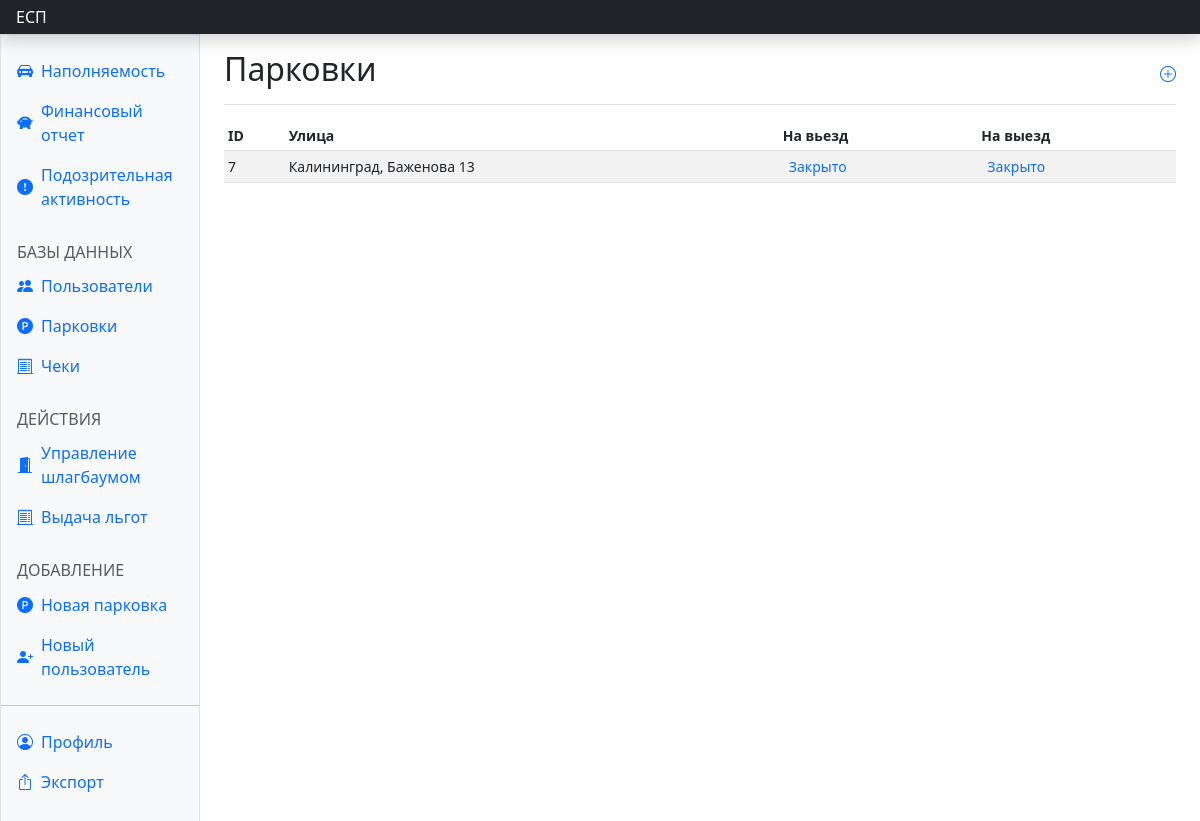
The page /barrier/ on the database as committed earlier.
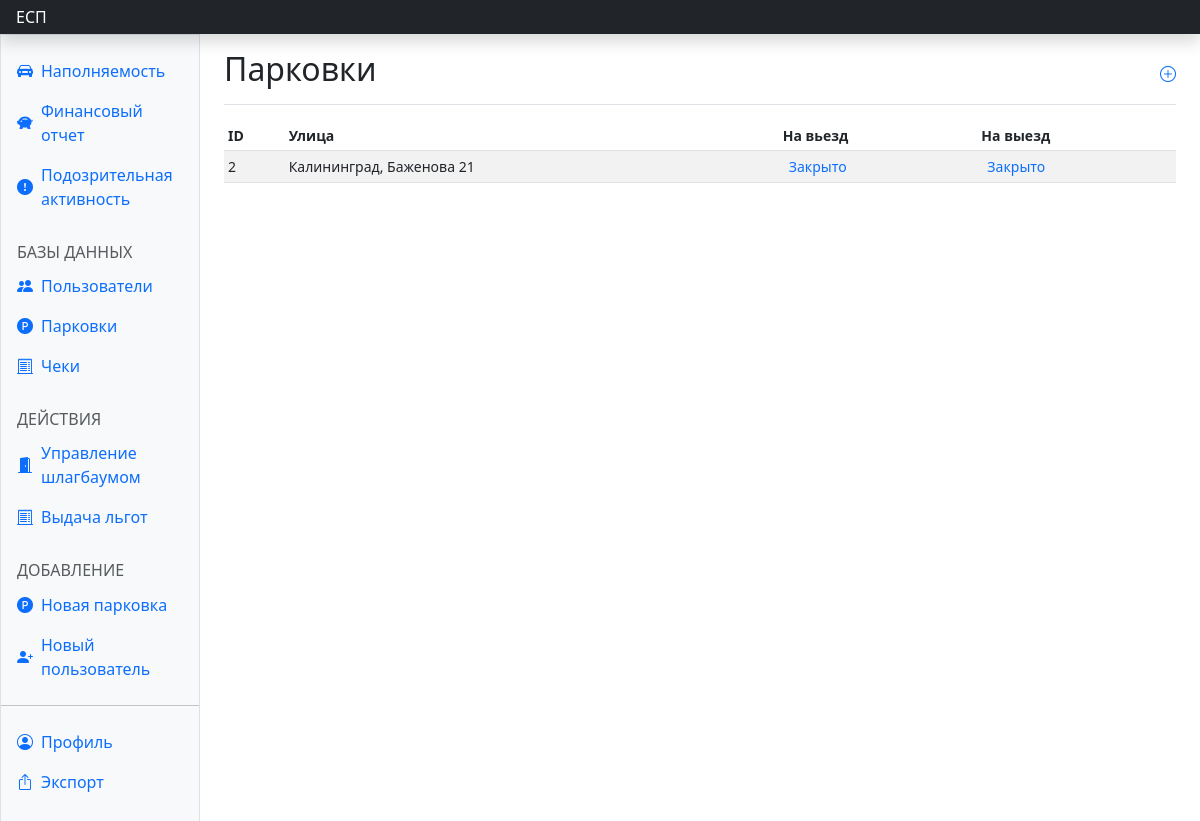
The same page on the database as committed later.
### parkingapp/models.py (models this page shows, shortened)
class Parking(models.Model):
    lattitude = models.FloatField(default=0)
    longitude = models.FloatField(default=0)
    address = models.CharField(max_length=120, default='')
    max_parking_lots = models.PositiveIntegerField(default=0)
    occupied_lots = models.PositiveIntegerField(default=0)
    price_per_hour = models.PositiveIntegerField(default=0)
    change = models.DateTimeField(default=datetime(2, 1, 1, 0, 0, 0, tzinfo=None))
    code = models.CharField(default='', max_length=10)
    secret = models.CharField(default='', max_length=100)

### parkingapp/views.py (the view)
# urls.py: path('barrier/', views.barrier, name='barrier'),
def barrier(request):
    return render(request, 'barrier.html', {'parkings': Parking.objects.all()})

### parkingapp/templates/barrier.html (shortened to what this page needs)
{% extends 'dash_base.html' %}
{% block content %}
<main class="col-md-9 ms-sm-auto col-lg-10 px-md-4">
  <div class="d-flex justify-content-between flex-wrap flex-md-nowrap align-items-center pt-3 pb-2 mb-3 border-bottom">
    <h1 class="h2">Парковки</h1>
    <div>
      <a href="{% url 'parkingapp:addparking' %}" class="text-decoration-none mb-2"><i
          class="bi bi-plus-circle"></i></a>
    </div>
  </div>
  <div class="table-responsive small">
    <table class="table table-striped table-sm">
      <thead>
        <tr>
          <th scope="col">ID</th>
          <th scope="col">Улица</th>
          <th scope="col">На вьезд</th>
          <th scope="col">На выезд</th>
        </tr>
      </thead>
      <tbody class="align-middle">
        {% for el in parkings %}
        <tr>
          <td>{{el.pk}}</td>
          <td>{{el.address}}</td>
          <td><button class="text-primary" style="background: none; border: none;" type="button" onclick="out(this)">Закрыто</button></td>
          <td><button class="text-primary" style="background: none; border: none;" type="button" onclick="out(this)">Закрыто</button></td>
        </tr>
        {% endfor %}
      </tbody>
    </table>
  </div>
</main>
{% endblock %}

Rows that differ between the two databases and show on the page:
removed Parking: pk "7", address "Калининград, Баженова 13"
added Parking: pk "2", address "Калининград, Баженова 21"
